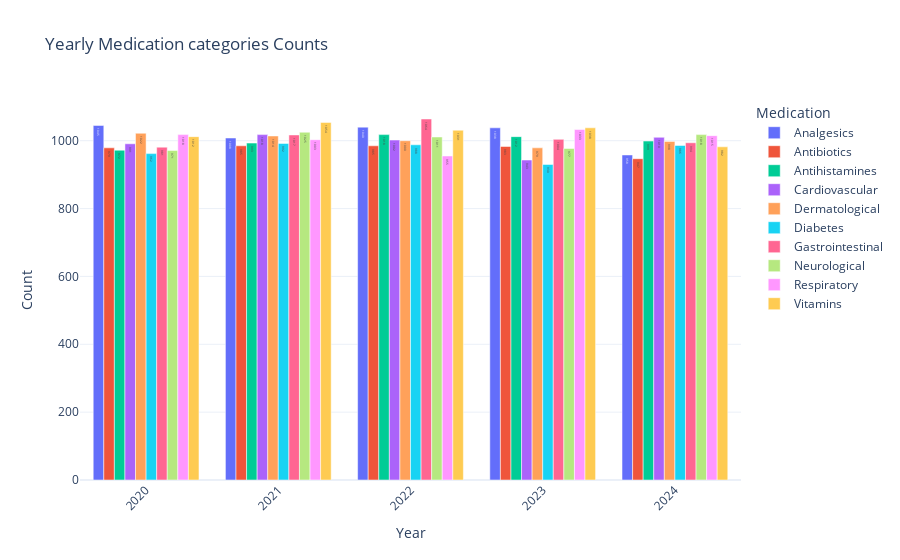

Here is the notebook cell this chart was saved with:
### Code cell
trend_melted = trend_cat.melt(id_vars='date', var_name='medication_category', value_name='count')

fig = px.bar(
    trend_melted,
    x='date',
    y='count',
    color='medication_category',
    barmode='group',
    text='count',
    labels={'date':'Year', 'count':'Count', 'medication_category':'Medication_category'},
    title='Yearly Medication categories Counts'
)

fig.update_layout(
    xaxis_tickangle=-45,
    template='plotly_white',
    legend_title_text='Medication'
)

fig.show()

### Figure 1 — Plotly figure (JSON) as saved in the notebook; plotly's stock layout.template omitted (floating-point values rounded to 4 significant figures)
{"data": [{"alignmentgroup": "True", "hovertemplate": "Medication_category=Analgesics<br>Year=%{x}<br>Count=%{text}<extra></extra>", "legendgroup": "Analgesics", "marker": {"color": "#636efa", "pattern": {"shape": ""}}, "name": "Analgesics", "offsetgroup": "Analgesics", "orientation": "v", "showlegend": true, "text": [1045.0, 1008.0, 1040.0, 1038.0, 958.0], "textposition": "auto", "x": [2020, 2021, 2022, 2023, 2024], "xaxis": "x", "y": [1045, 1008, 1040, 1038, 958], "yaxis": "y", "type": "bar"}, {"alignmentgroup": "True", "hovertemplate": "Medication_category=Antibiotics<br>Year=%{x}<br>Count=%{text}<extra></extra>", "legendgroup": "Antibiotics", "marker": {"color": "#EF553B", "pattern": {"shape": ""}}, "name": "Antibiotics", "offsetgroup": "Antibiotics", "orientation": "v", "showlegend": true, "text": [979.0, 985.0, 985.0, 983.0, 947.0], "textposition": "auto", "x": [2020, 2021, 2022, 2023, 2024], "xaxis": "x", "y": [979, 985, 985, 983, 947], "yaxis": "y", "type": "bar"}, {"alignmentgroup": "True", "hovertemplate": "Medication_category=Antihistamines<br>Year=%{x}<br>Count=%{text}<extra></extra>", "legendgroup": "Antihistamines", "marker": {"color": "#00cc96", "pattern": {"shape": ""}}, "name": "Antihistamines", "offsetgroup": "Antihistamines", "orientation": "v", "showlegend": true, "text": [972.0, 993.0, 1018.0, 1012.0, 999.0], "textposition": "auto", "x": [2020, 2021, 2022, 2023, 2024], "xaxis": "x", "y": [972, 993, 1018, 1012, 999], "yaxis": "y", "type": "bar"}, {"alignmentgroup": "True", "hovertemplate": "Medication_category=Cardiovascular<br>Year=%{x}<br>Count=%{text}<extra></extra>", "legendgroup": "Cardiovascular", "marker": {"color": "#ab63fa", "pattern": {"shape": ""}}, "name": "Cardiovascular", "offsetgroup": "Cardiovascular", "orientation": "v", "showlegend": true, "text": [991.0, 1018.0, 1002.0, 943.0, 1010.0], "textposition": "auto", "x": [2020, 2021, 2022, 2023, 2024], "xaxis": "x", "y": [991, 1018, 1002, 943, 1010], "yaxis": "y", "type": "bar"}, {"alignmentgroup": "True", "hovertemplate": "Medication_category=Dermatological<br>Year=%{x}<br>Count=%{text}<extra></extra>", "legendgroup": "Dermatological", "marker": {"color": "#FFA15A", "pattern": {"shape": ""}}, "name": "Dermatological", "offsetgroup": "Dermatological", "orientation": "v", "showlegend": true, "text": [1022.0, 1014.0, 1000.0, 979.0, 998.0], "textposition": "auto", "x": [2020, 2021, 2022, 2023, 2024], "xaxis": "x", "y": [1022, 1014, 1000, 979, 998], "yaxis": "y", "type": "bar"}, {"alignmentgroup": "True", "hovertemplate": "Medication_category=Diabetes<br>Year=%{x}<br>Count=%{text}<extra></extra>", "legendgroup": "Diabetes", "marker": {"color": "#19d3f3", "pattern": {"shape": ""}}, "name": "Diabetes", "offsetgroup": "Diabetes", "orientation": "v", "showlegend": true, "text": [962.0, 992.0, 988.0, 930.0, 986.0], "textposition": "auto", "x": [2020, 2021, 2022, 2023, 2024], "xaxis": "x", "y": [962, 992, 988, 930, 986], "yaxis": "y", "type": "bar"}, {"alignmentgroup": "True", "hovertemplate": "Medication_category=Gastrointestinal<br>Year=%{x}<br>Count=%{text}<extra></extra>", "legendgroup": "Gastrointestinal", "marker": {"color": "#FF6692", "pattern": {"shape": ""}}, "name": "Gastrointestinal", "offsetgroup": "Gastrointestinal", "orientation": "v", "showlegend": true, "text": [981.0, 1017.0, 1064.0, 1004.0, 994.0], "textposition": "auto", "x": [2020, 2021, 2022, 2023, 2024], "xaxis": "x", "y": [981, 1017, 1064, 1004, 994], "yaxis": "y", "type": "bar"}, {"alignmentgroup": "True", "hovertemplate": "Medication_category=Neurological<br>Year=%{x}<br>Count=%{text}<extra></extra>", "legendgroup": "Neurological", "marker": {"color": "#B6E880", "pattern": {"shape": ""}}, "name": "Neurological", "offsetgroup": "Neurological", "orientation": "v", "showlegend": true, "text": [971.0, 1025.0, 1011.0, 977.0, 1018.0], "textposition": "auto", "x": [2020, 2021, 2022, 2023, 2024], "xaxis": "x", "y": [971, 1025, 1011, 977, 1018], "yaxis": "y", "type": "bar"}, {"alignmentgroup": "True", "hovertemplate": "Medication_category=Respiratory<br>Year=%{x}<br>Count=%{text}<extra></extra>", "legendgroup": "Respiratory", "marker": {"color": "#FF97FF", "pattern": {"shape": ""}}, "name": "Respiratory", "offsetgroup": "Respiratory", "orientation": "v", "showlegend": true, "text": [1018.0, 1003.0, 955.0, 1033.0, 1015.0], "textposition": "auto", "x": [2020, 2021, 2022, 2023, 2024], "xaxis": "x", "y": [1018, 1003, 955, 1033, 1015], "yaxis": "y", "type": "bar"}, {"alignmentgroup": "True", "hovertemplate": "Medication_category=Vitamins<br>Year=%{x}<br>Count=%{text}<extra></extra>", "legendgroup": "Vitamins", "marker": {"color": "#FECB52", "pattern": {"shape": ""}}, "name": "Vitamins", "offsetgroup": "Vitamins", "orientation": "v", "showlegend": true, "text": [1012.0, 1054.0, 1031.0, 1038.0, 982.0], "textposition": "auto", "x": [2020, 2021, 2022, 2023, 2024], "xaxis": "x", "y": [1012, 1054, 1031, 1038, 982], "yaxis": "y", "type": "bar"}], "layout": {"xaxis": {"anchor": "y", "domain": [0.0, 1.0], "title": {"text": "Year"}, "tickangle": -45}, "yaxis": {"anchor": "x", "domain": [0.0, 1.0], "title": {"text": "Count"}}, "legend": {"title": {"text": "Medication"}, "tracegroupgap": 0}, "title": {"text": "Yearly Medication categories Counts"}, "barmode": "group"}}
